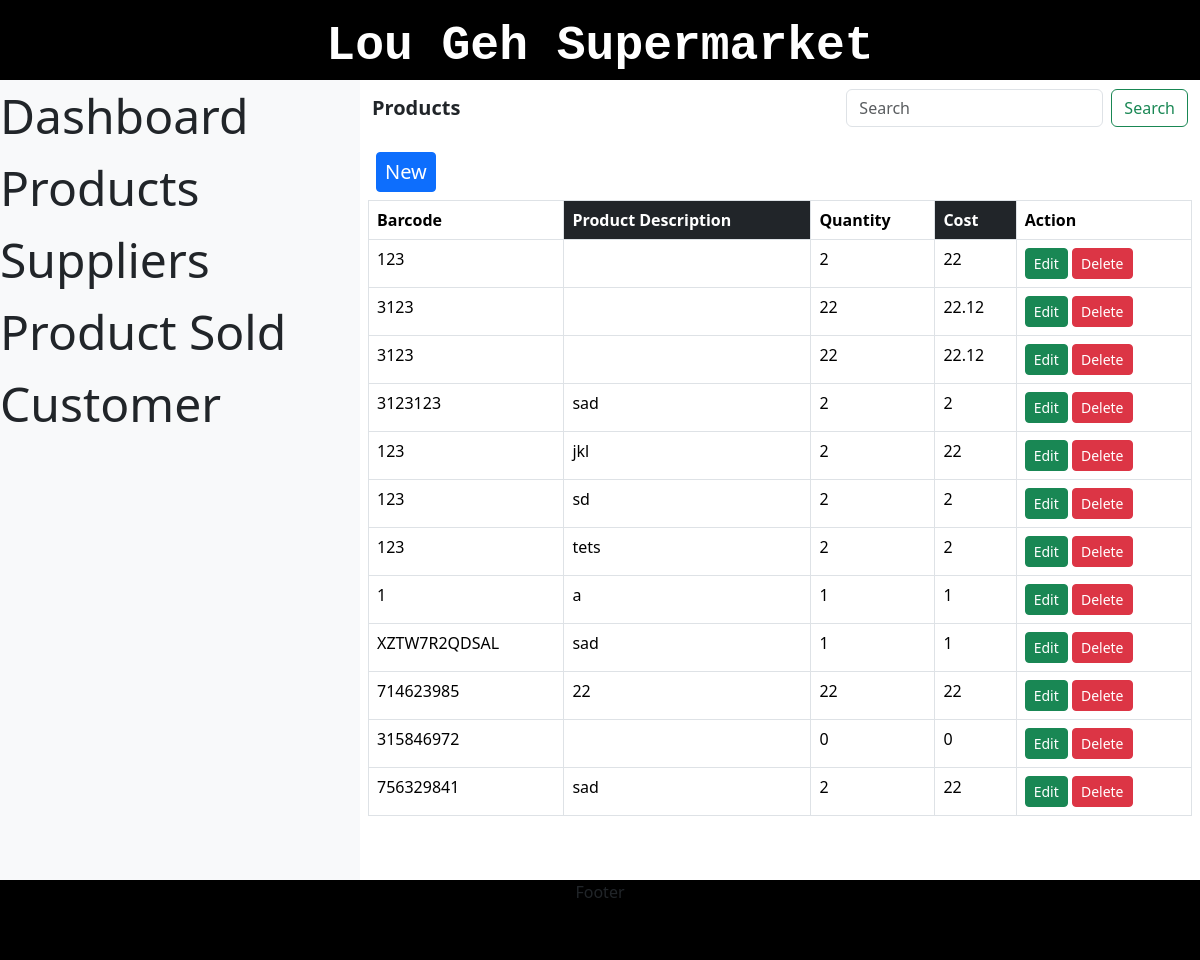
/products.php, run on the app's committed database.
### tables this page shows
CREATE TABLE `products_tbl` (
  `p_no` smallint(12) NOT NULL,
  `p_barcode` varchar(12) NOT NULL,
  `p_desc` char(30) NOT NULL,
  `p_quantity` tinyint(20) NOT NULL,
  `p_cost` float NOT NULL
);

### products.php (the view, shortened to what this page needs)
<?php include 'conn.php'; ?>
<html lang="en">
<head>
    <link rel="stylesheet" href="css/bootstrap.css">
    <link rel="stylesheet" href="style.css">
</head>
<body>
    <div class="header text-white fw-bolder font-monospace f">Lou Geh Supermarket</div>
    <div class="sidebar bg-light" style="font-size: 3rem;">
        <a class="nav-link  text-dark" href="#">Dashboard</a>
        <a class="nav-link active text-dark" href="products.php">Products</a>
        <a class="nav-link text-dark" href="suppliers.php">Suppliers</a>
        <a class="nav-link text-dark" href="order.php">Product Sold</a>
        <a class="nav-link text-dark " href="customer.php">Customer</a>
    </div>
    <div class="body">
        <nav class="navbar bg-white">
            <div class="container-fluid">
              <a class="navbar-brand text-dark fw-bold">Products</a>
              <form class="d-flex" role="search">
                <input class="form-control me-2" type="search" placeholder="Search" aria-label="Search">
                <button class="btn btn-outline-success" type="submit">Search</button>
              </form>
            </div>
          </nav>
          <div class="row p-2">
            <div class="col-xs-12">
              <div class="box">
                 <a href="products_modal.php"  class="btn btn-primary btn-sm btn-flat m-2 fs-5"><i class="fa fa-plus"></i> New</a>
                <div class="box-body">
                  <table id="example1" class="table table-bordered">
                    <thead>
                      <th>Barcode</th>
                      <th class="bg-dark text-white">Product Description</th>
                      <th>Quantity</th>
                      <th class="bg-dark text-white">Cost</th>
                      <th>Action</th>
                    <tbody>
                      <?php
                    $sql = "SELECT * FROM products_tbl ";
                    $query = $conn->query($sql);
                    while($row = $query->fetch_assoc()){
                      echo "
                        <tr>
                          <td>".$row['p_barcode']."</td>
                          <td>".$row['p_desc']."</td>
                          <td>".$row['p_quantity']."</td>
                          <td>".$row['p_cost']."</td>
                          <td>
                            <button class='btn btn-success btn-sm edit btn-flat' name= 'edit' data-id='".$row['p_no']."'><i class='fa fa-edit'></i> Edit</button>
                            <button class='btn btn-danger btn-sm delete btn-flat' name='delete'data-id='".$row['p_no']."'><i class='fa fa-trash'></i> Delete</button>
                          </td>
                        </tr>
                      ";
                    }
                  ?>
                    </tbody>
                    </thead>
                  </table>
                </div>
              </div>
            </div>
          </div>
    </div>
    <div class="footer">Footer</div>
</body>
</html>

### style.css (style rules this page uses)
* { margin: 0; padding: 0; box-sizing: border-box; }
.header { height: 80px; width: 100%; background: black; text-align: center; padding: 10px; font-size: 3rem; }
.sidebar { height: 100%; width: 30%; background: black; float: left; position: relative; transition: 0.4s; list-style: none; }
.body { width: 70%; height: 100%; background: white; float: left; }
.footer { clear: both; background: black; width: 100%; height: 80px; text-align: center; }

### data on the page
products_tbl: p_barcode "123", p_quantity "2", p_cost "22"
products_tbl: p_barcode "3123", p_quantity "22", p_cost "22.12"
products_tbl: p_barcode "3123", p_quantity "22", p_cost "22.12"
products_tbl: p_barcode "3123123", p_desc "sad", p_quantity "2", p_cost "2"
products_tbl: p_barcode "123", p_desc "jkl", p_quantity "2", p_cost "22"
products_tbl: p_barcode "123", p_desc "sd", p_quantity "2", p_cost "2"
products_tbl: p_barcode "123", p_desc "tets", p_quantity "2", p_cost "2"
products_tbl: p_barcode "1", p_desc "a", p_quantity "1", p_cost "1"
products_tbl: p_barcode "XZTW7R2QDSAL", p_desc "sad", p_quantity "1", p_cost "1"
products_tbl: p_barcode "714623985", p_desc "22", p_quantity "22", p_cost "22"
products_tbl: p_barcode "315846972", p_quantity "0", p_cost "0"
products_tbl: p_barcode "756329841", p_desc "sad", p_quantity "2", p_cost "22"
